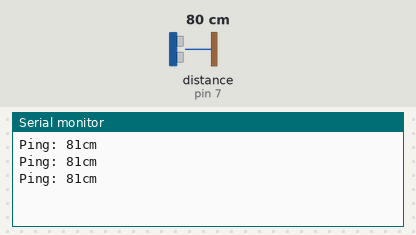
A sketch run on a simulated Arduino Uno, built with avr-gcc and run on an emulated ATmega328P. Parts: the last lines printed to the serial monitor. The test bench sets the inputs (shaded band); at power-on: distance to the obstacle (sensor on pin 7) 80 cm. The echo pulse lasts 58.3 µs per cm.

Above: at 1.3 s.
1.4 s: distance to the obstacle (sensor on pin 7) set to 2 cm
At 1.9 s:
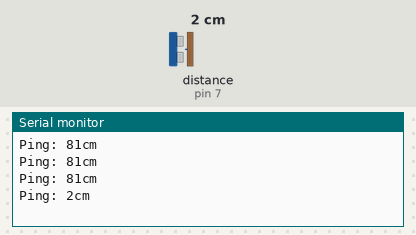
2.9 s: distance to the obstacle (sensor on pin 7) set to 4 cm
At 3.4 s:
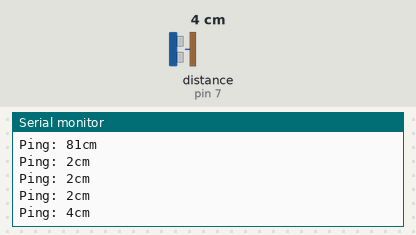
Timing chart, 0 to 5.9 s (numbered marks = the images above; inputs shaded):
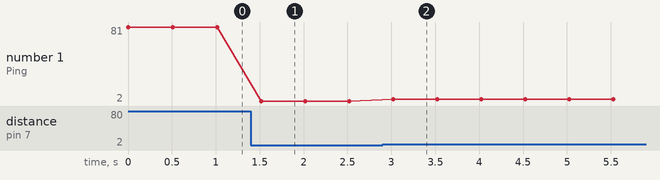

Measured:
- after the input at 1.4 s, the serial monitor: prints a new line after 0.12 s (image 1)
- after the input at 2.9 s, the serial monitor: prints a new line after 0.12 s (image 2)
- plotted number 1: 81 → 2 after the input at 1.4 s, 2 → 4 after the input at 2.9 s

The sketch:

ultrasonic.ino
```cpp
#include <NewPing.h>

// ---------------------------------------------------------------------------
// NewPing library sketch that interfaces with all but the SRF06 sensor using
// only one Arduino pin. You can also interface with the SRF06 using one pin
// if you install a 0.1uf capacitor on the trigger and echo pins of the sensor
// then tie the trigger pin to the Arduino pin (doesn't work with Teensy).
// ---------------------------------------------------------------------------


#define PING_PIN  7  // Arduino pin tied to both trigger and echo pins on the ultrasonic sensor.
#define MAX_DISTANCE 200 // Maximum distance we want to ping for (in centimeters). Maximum sensor distance is rated at 400-500cm.

NewPing sonar(PING_PIN, PING_PIN, MAX_DISTANCE); // NewPing setup of pin and maximum distance.

void setup() {
  Serial.begin(115200); // Open serial monitor at 115200 baud to see ping results.
}

void loop() {
  // Wait 50ms between pings (about 20 pings/sec). 29ms should be the shortest delay between pings.
  unsigned int uS = sonar.ping(); // Send ping, get ping time in microseconds (uS).
  Serial.print("Ping: ");
  Serial.print(uS / US_ROUNDTRIP_CM); // Convert ping time to distance and print result (0 = outside set distance range, no ping echo)
  Serial.println("cm");
  delay(500);
}
```
